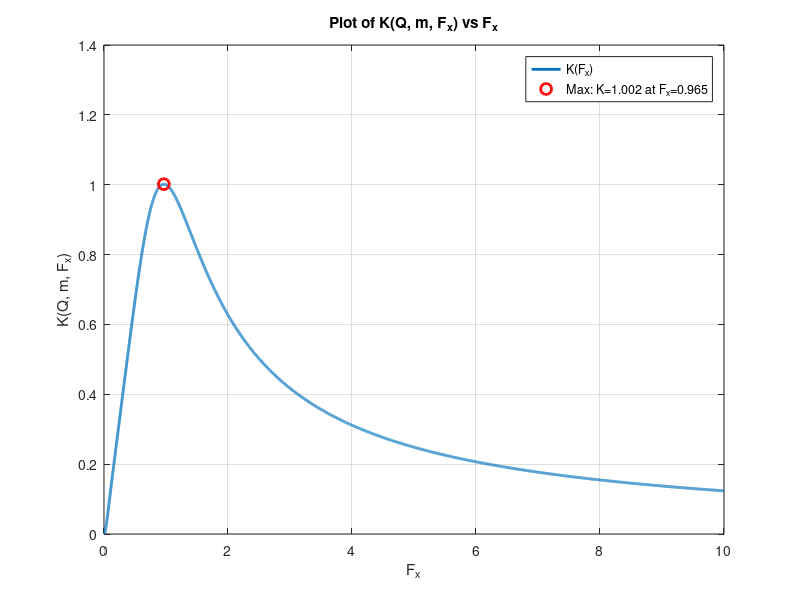

The MATLAB script that drew this image:
clc;

% Parameters
m = 24; % previous value = 8
Q = 0.81; % previous val = 0.6

Np = 1;          % Primary turns
Ns = 100;        % Secondary turns
Vo = 20e3;       % Output voltage in Volts
Po_max = 300;    % Max output power in Watts
Qmax = Q;        % Quality factor (already given)
fr = 50e3;       % Resonant frequency (Hz)
R0 = 1000e3;

Fx = linspace(0, 10, 10000); % Sweep Fx from 0 to 50

% Equation from image
numerator = Fx.^2 .* (m - 1);
denominator = sqrt((m .* Fx.^2 - 1).^2 + Fx.^2 .* (Fx.^2 - 1).^2 .* (m - 1).^2 .* Q^2);
K = numerator ./ denominator;

% Find maximum value of K and corresponding Fx
[K_max, idx_max] = max(K);
Fx_max = Fx(idx_max);

% Plotting
figure;
plot(Fx, K, 'LineWidth', 2);
hold on;
plot(Fx_max, K_max, 'ro', 'MarkerSize', 8, 'LineWidth', 2); % Mark max point
grid on;
xlabel('F_x');
ylabel('K(Q, m, F_x)');
title('Plot of K(Q, m, F_x) vs F_x');
legend('K(F_x)', sprintf('Max: K=%.3f at F_x=%.3f', K_max, Fx_max), 'Location', 'best');

% Print results
fprintf('Maximum K = %.5f occurs at F_x = %.5f\n', K_max, Fx_max);


% Eq. 4: Calculate Rac_min
Rac_min = (8/pi^2) * (Np^2 / Ns^2) * (Vo^2 / Po_max);
%Rac_min = (8/pi^2) * (Np^2 / Ns^2) * R0;
fprintf('Rac_min = %.2f Ohms\n', Rac_min);

% Step 1: Solve intermediate values
A = (Qmax * Rac_min).^2;   % From Eq. 4 -> Lr / Cr = A
B = 1 / (2 * pi * fr).^2;  % From Eq. 5 -> Lr * Cr = B

% Step 2: Solve using symbolic substitution
% Lr / Cr = A => Lr = A * Cr
% (A * Cr) * Cr = B => A * Cr^2 = B => Cr = sqrt(B / A)
Cr = sqrt(B / A);
Lr = A * Cr;

% Display results
fprintf('Calculated Cr = %.3e F\n', Cr);
fprintf('Calculated Lr primary = %.3e H\n', Lr);

% Calculate Lm using m
Lm = Lr * (m - 1);
fprintf('Lm primary = %.2e H\n', Lm);

% Calculate turns ratio
a = Np / Ns;

% Calculate secondary side inductances
Lm_secondary = Lm / (a^2);
Llk_secondary = Lr / (a^2);

% Display results
fprintf('Secondary Magnetizing Inductance: %.6e H\n', Lm_secondary);
fprintf('Secondary Leakage Inductance:     %.6e H\n', Llk_secondary);
